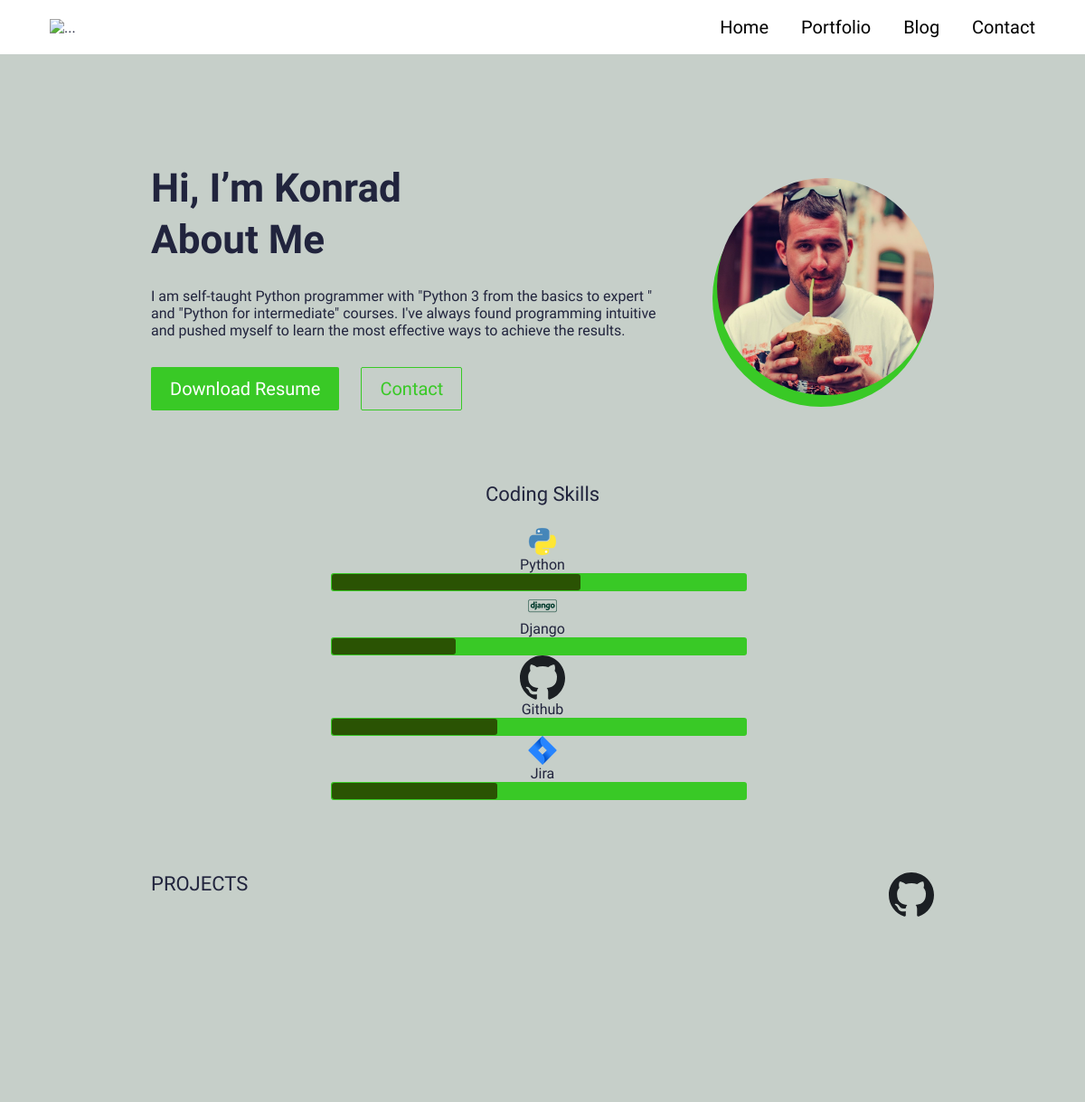
The page / on the database its author committed.
### main/models.py (models this page shows, shortened)
class UserProfile(models.Model):
    class Meta:
        verbose_name_plural = 'User Profiles'
        verbose_name = 'User Profile'
    user = models.OneToOneField(User, on_delete=models.CASCADE)
    avatar = models.ImageField(blank=True, null=True, upload_to="avatar")
    title = models.CharField(max_length=200, blank=True, null=True)
    bio = models.TextField(blank=True, null=True)
    skills = models.ManyToManyField(Skill, blank=True)
    cv = models.FileField(blank=True, null=True, upload_to="cv")

class Skill(models.Model):
    class Meta:
        verbose_name_plural = 'Skills'
        verbose_name = 'Skill'
    name = models.CharField(max_length=20, blank=True, null=True)
    score = models.IntegerField(default=80, blank=True, null=True)
    image = models.FileField(blank=True, null=True, upload_to="skills")
    is_key_skill = models.BooleanField(default=True)

### main/views.py (the view)
# urls.py: path('', views.IndexView.as_view(), name="home"),
class IndexView(generic.TemplateView):
	template_name = "main/index.html"
	def get_context_data(self, **kwargs):
		context = super().get_context_data(**kwargs)
		testimonials = Testimonial.objects.filter(is_active=False)
		certificates = Certificate.objects.filter(is_active=True)
		blogs = Blog.objects.filter(is_active=True)
		portfolio = Portfolio.objects.filter(is_active=True)
		context["testimonials"] = testimonials
		context["certificates"] = certificates
		context["blogs"] = blogs
		context["portfolio"] = portfolio
		return context

### resume_demo/context_processors.py (called while the page is built)
def project_context(request):
    context= {
        'me': User.objects.first()
    }
    return context

### main/templates/main/index.html (shortened to what this page needs)
{% extends 'main/base.html' %}
{% load static %}
{% block content %}
<section>
  <div class="bannerSection">
    <div class="container">
      <div class="row g-4 g-md-3  align-items-center">
        <div class="col-md-auto order-md-last">
          <div class="bannerUserImg">
            <img src="{{me.userprofile.avatar.url}}" alt="{{me.first_name|title}} {{me.last_name|title}} avatar">
          </div>
        </div>
        <div class="col-md">
          <div class="bannerContent">
            <h1 class="xlTitle pb-3">Hi, I’m {{me.first_name|title}} <br>  {{me.userprofile.title}} </br></h1>
            <p>{{me.userprofile.bio}}</p>
            <div class="bannerBtnCol">
              <div class="row">
                <div class="col-auto">
                  <a download href="{{me.userprofile.cv.url}}" class="btn btnPrimary">Download Resume</a>
                </div>
                <div class="col-auto">
                  <a href="{% url 'main:contact' %}" class="btn btnOutline">Contact</a>
                </div>
              </div>
            </div>
          </div>
        </div>
      </div>
    </div>
  </div>
</section>
        <div class="col-md">
          <center>
          <h4 class="smTitle pb-3">Coding Skills</h4>
          <div class="progressCol">
            <div class="progressCard">
              {% for sk in me.userprofile.skills.all %}
              {% if sk.is_key_skill %}
              {% if sk.image %}
              <div class="ksIconCol">
                <img src="{{sk.image.url}}" alt="...">
              </div>
              {% endif %}
            <center>
              <div class="progressCol">
                <span class="progressLbl">{{sk.name}}</span>
                <div class="row g-2 align-items-center">
                  <div class="col">
                    <div class="progress progressStyle">
                      <div class="progress-bar" role="progressbar" style="width: {{sk.score}}%" aria-valuenow="{{sk.score}}" aria-valuemin="0" aria-valuemax="100"></div>
                    </div>
                  </div>
                </div>
              </div>
              {% endif %}
              {% endfor %}
            </div>
          </div>
        </div>
<section>
  <div class="sectionSpace">
    <div class="container">
      <div class="portfolioCol">
        <div class="row pb-3">
          <div class="col">
            <h4 class="smText regular">PROJECTS</h4>
          </div>
          <div class="col-auto">
            <a href="{% url 'main:portfolios' %}" class="simpleLink"><img src="{% static 'images/githublogo.svg' %}" alt="..."></a>
          </div>
        </div>
        </div>
      </div>
    </div>
</section>
{% endblock %}

### main/templates/main/base.html (shortened to what this page needs)
{% load static %}
<!doctype html>
<html lang="en">
  <head>
    <link href="{% static 'css/bootstrap.min.css' %}" rel="stylesheet">
    <link rel="stylesheet" href="https://unpkg.com/swiper@7.0.5/swiper-bundle.min.css">
    <link href="{% static 'css/style.css' %}" rel="stylesheet">
  </head>
  <body style="background-color: rgb(198, 207, 201);">
    {% include 'main/partials/nav.html' %}
    {% block content %}
    {% endblock %}
    {% include 'main/partials/footer.html' %}
    <body style="background-color: rgb(207, 198, 198);">
</html>

### main/templates/main/partials/nav.html (shortened to what this page needs)
{% load static %}
<header>
    <div class="headerCol">
    <div class="container-fluid">
        <div class="row align-items-center">
        <div class="col-auto">
            <div class="logoCol"><a href="{% url 'main:home' %}"><img src="{% static 'images/logo1.png' %}" alt="..."></a></div>
        </div>
        <div class="col">
            <div class="navCollapseCol">
            <div class="navCol">
                <ul>
                <li><a href="{%url 'main:home'%}">Home</a></li>
                <li><a href="{%url 'main:portfolios' %}">Portfolio</a></li>
                <li><a href="{% url 'main:blogs' %}">Blog</a></li>
                <li><a href="{%url 'main:contact'%}">Contact</a></li>
                </ul>
            </div>
            </div>
        </div>
        </div>
    </div>
    </div>
</header>

### main/templates/main/partials/footer.html (shortened to what this page needs)
{% load static %}
<footer>
    <div class="footerCol">
    <div class="container">
        <ul class="socialCol">
        <li><a href="https://github.com/KonradOstrowskii"target="_blank"><img src="{% static 'images/github.svg' %}" alt="..."></a></li>
        <li><a href="https://www.linkedin.com/in/konrad-ostrowski/"target="_blank"><img src="{% static 'images/linkedin.svg' %}" alt="..."></a></li>
        </ul>
        </div>
    </div>
</footer>

### static/css/style.css (style rules this page uses)
:root { --primaryColor: #39c926; --primaryDarkColor: #135f00; --primaryHoverColor: #f30000; --secondaryColor: #18742f; --baseColor: #21243d; --baseFont: "Heebo", sans-serif; --titleFont: "Courier Prime", monospace; --regular: 400; --medium: 500; --bold: 700; --black: 900; --lightBg: #f1f1f1; }
html { scroll-behavior: smooth; }
body { font-family: var(--baseFont); color: var(--baseColor); line-height: normal; }
ul { margin: 0; padding: 0; list-style-type: none; }
img { max-width: 100%; }
a { color: inherit; }
a, .btn { -webkit-transition: all 300ms ease-in-out 0s; -o-transition: all 300ms ease-in-out 0s; transition: all 300ms ease-in-out 0s; text-decoration: none; }
.btn { font-size: 20px; font-weight: var(--medium); padding: 8px 20px; border-radius: 2px; }
.btnPrimary { background-color: var(--primaryColor); color: var(--bs-white); }
.btnOutline { border: 1px solid var(--primaryColor); color: var(--primaryColor); }
.xlTitle { font-size: 44px; line-height: 1.3; font-weight: var(--bold); font-family: var(--titleFont); }
.smTitle { font-size: 22px; line-height: normal; font-weight: var(--regular); font-family: var(--titleFont); }
.smText { font-size: 22px; }
.regular { font-weight: var(--regular); }
.headerCol { background-color: var(--bs-white); padding: 18px 0; -webkit-transition: all 300ms ease-in-out 0s; -o-transition: all 300ms ease-in-out 0s; transition: all 300ms ease-in-out 0s; position: fixed; z-index: 99; left: 0; right: 0; top: 0; }
.navCol { text-align: right; }
.navCol a { font-size: 20px; color: #000; font-weight: var(--medium); display: inline-block; position: relative; }
.navCol a::before { content: ""; position: absolute; left: 50%; right: 50%; bottom: 0; height: 2px; border-radius: 2px; background-color: var(--primaryColor); -webkit-transition: all 500ms ease-in-out 0s; -o-transition: all 500ms ease-in-out 0s; transition: all 500ms ease-in-out 0s; opacity: 0; }
.navCol li { display: inline-block; }
.navCol li + li { padding-left: 32px; }
.bannerSection { padding: 180px 0 80px; }
.bannerUserImg { margin-left: 30px; width: 240px; height: 240px; border-radius: 50%; position: relative; }
.bannerUserImg img { width: 100%; height: 100%; -o-object-fit: cover; object-fit: cover; border-radius: 50%; position: relative; }
.bannerUserImg::before { content: ""; position: absolute; left: -5px; top: 13px; width: 100%; height: 100%; background-color: #39c926; border-radius: 50%; }
.bannerBtnCol { padding-top: 15px; }
.sectionSpace { padding: 80px 0; }
.progress.progressStyle { width: 460px; height: 20px; padding: 1px; background-color: var(--primaryColor); border-radius: 3px; }
.progressStyle .progress-bar { background-color: rgb(42, 83, 3); border-radius: 3px; }
.footerCol { padding: 50px 0; text-align: center; }
.socialCol li { display: inline-block; }
.socialCol li + li { padding-left: 35px; }
.socialCol img { max-width: 30px; max-height: 30px; -o-object-fit: contain; object-fit: contain; }
@media (min-width: 992px) { .container, .container-lg, .container-md, .container-sm, .container-xl, .container-xxl { max-width: 890px; } }
@media (min-width: 992px) { .headerCol .container-fluid { padding-left: 30px; padding-right: 30px; } }
@media (min-width: 1200px) { .headerCol .container-fluid { padding-left: 55px; padding-right: 55px; } }

### rows shown on the page
Skill: image (picture), name "Python", score 60 (drawn)
Skill: image (picture), name "Django", score 30 (drawn)
Skill: image (picture), name "Github", score 40 (drawn)
Skill: image (picture), name "Jira", score 40 (drawn)

### other values the page prints
{{ me.first_name|title }} "Konrad"
{{ me.userprofile.title }} "About Me"
